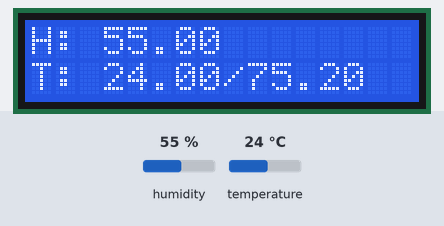
This sketch was run on a simulated Arduino Uno, built with avr-gcc and run on an emulated ATmega328P. Shown: 16×2 character LCD. The inputs (shaded band) are chosen by the test bench; at power-on: humidity 55 %, temperature 24 °C. What the sketch prints to the serial monitor is not drawn.

Above: at 1.2 s.
1.3 s: humidity set to 22 %
At 6.2 s:
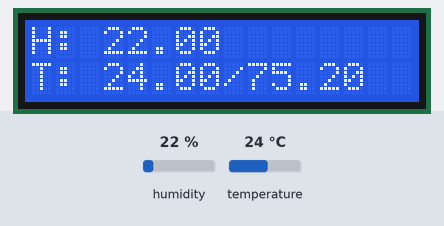
7.3 s: temperature set to 12 °C
At 10.6 s:
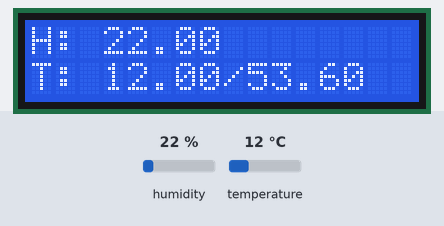
13.3 s: humidity set to 40 %
At 16.3 s:
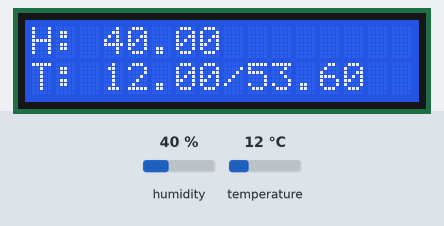
19.3 s: temperature set to 19 °C
At 20.8 s:
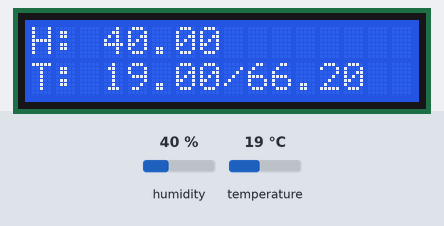
Timing chart, 0 to 22.3 s (numbered marks = the images above; inputs shaded):
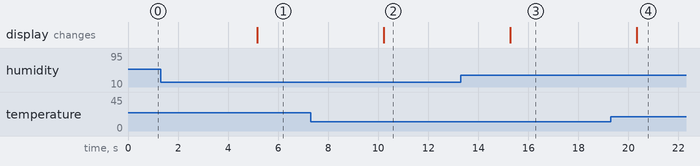

Measured:
- after the input at 1.3 s, the display: changes after 3.9 s (image 1)
- after the input at 7.3 s, the display: changes after 2.9 s (image 2)
- after the input at 13.3 s, the display: changes after 2.0 s (image 3)
- after the input at 19.3 s, the display: changes after 1.0 s (image 4)

The sketch:

DHT11_LCD1602_3F.ino
```cpp
#include <Wire.h>   // I2C must use
#include <LiquidCrystal_I2C.h>    //lcm 1602/2004 use
#include "DHT.h"
// include above


// -------------- define  following ------------
#define DHTPIN 7     // what digital pin we're connected to

// Uncomment whatever type you're using!
#define DHTTYPE DHT11   // DHT 11
//#define DHTTYPE DHT22   // DHT 22  (AM2302), AM2321
//#define DHTTYPE DHT21   // DHT 21 (AM2301)

//------------create object following -------------
LiquidCrystal_I2C lcd(0x3F, 2, 1, 0, 4, 5, 6, 7, 3, POSITIVE);  // Set the LCD I2C address
DHT dht(DHTPIN, DHTTYPE);


void setup() {
  // put your setup code here, to run once:
    Serial.begin(9600);
     Serial.println("DHTxx test!");
     dht.begin();
     lcd.begin(16,2);     //begin(column,row)            // initialize the lcd
      lcd.backlight();
     lcd.clear();
     lcd.setCursor( 0, 0 );

}

void loop() {
      // put your main code here, to run repeatedly:
        // Reading temperature or humidity takes about 250 milliseconds!
      // Sensor readings may also be up to 2 seconds 'old' (its a very slow sensor)
      float h = dht.readHumidity();
      // Read temperature as Celsius (the default)
      float t = dht.readTemperature();
      // Read temperature as Fahrenheit (isFahrenheit = true)
      float f = dht.readTemperature(true);

      // Check if any reads failed and exit early (to try again).
      if (isnan(h) || isnan(t) || isnan(f)) {
        Serial.println("Failed to read from DHT sensor!");
        return;
      }
      //   display to serial monitor
      Serial.print("Humidity: ");
    Serial.print(h);
    Serial.print(" %\t \n");
    Serial.print("Temperature: ");
    Serial.print(t);
    Serial.print(" *C ");
    Serial.print(f);
    Serial.print(" *F\t \n");

      lcd.clear();    //clear lcd screen
      lcd.setCursor( 0, 0 );
       lcd.print("H: ");
      lcd.print(h);
      lcd.setCursor( 0, 1 );
       lcd.print("T: ");
      lcd.print(t);
       lcd.print("/");
      lcd.print(f);

      delay(5000) ;
}
```
